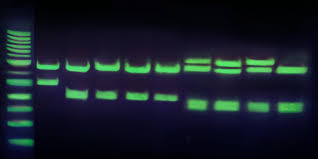
//> input picture gel2.jpg, 318 x 159 px
$ ./main ../gel2.jpg   (built with g++ and OpenCV 4)
//> lines starting //> are read from the running program, lines starting //| are printed output that depends on the picture; after the words box and inside, x2 and y2 are one past the last pixel; in counts of white or black regions, pixels touching at a corner belong together
//> further down, src is the input picture: 159 rows x 318 cols, CV_8UC3; mean B, G, R 39.1, 30.5, 21.8
#include "opencv2/core.hpp"
#include "opencv2/imgproc.hpp"
#include "opencv2/highgui.hpp"
#include "opencv2/imgcodecs.hpp"
#include <iostream>

static const int NUM_COLOURS = 8;
static const int THRESHOLD = 3; // between 1 and NUM_COLOURS inclusive, lower is more selective

// Function declarations
void drawAxis(cv::Mat&, cv::Point, cv::Point, const cv::Scalar &, float);
double getOrientation(const std::vector<cv::Point> &, cv::Mat &);
cv::Mat colorQuantize(const cv::Mat &src, cv::Mat &dst);
void showContours(cv::Mat &src);

// [56 lines left out: functions drawAxis, getOrientation, not called in this run]

// https://answers.opencv.org/question/182006/opencv-c-k-means-color-clustering/
cv::Mat colorQuantize(const cv::Mat &src, cv::Mat &dst) {
    cv::Mat data;
    src.convertTo(data, CV_32F);
    data = data.reshape(1, static_cast<int>(data.total()));

    cv::TermCriteria criteria(cv::TermCriteria::EPS + cv::TermCriteria::MAX_ITER, 10, 1.0);
    cv::Mat labels, centres;
    cv::kmeans(data, NUM_COLOURS, labels, criteria, 10, cv::KMEANS_RANDOM_CENTERS, centres);
//> centres = [[43.83, 17.81, 19.9], [51.73, 24.37, 29.34], [69.61, 67.79, 47.84], [29.9, 9.9, 10.91], [99.88, 194.8, 84.31], [83.44, 127.9, 61.29], [62.39, 34.38, 36.12], [10.76, 3.42, 2.99]]

    centres = centres.reshape(3, centres.rows);
    data = data.reshape(3, data.rows);
    cv::Mat intensities;
    cv::cvtColor(centres, intensities, cv::COLOR_BGR2GRAY);
//> intensities = [21.4, 28.97, 62.03, 12.48, 150.9, 102.9, 38.09, 4.13]
    cv::sort(intensities, intensities, cv::SORT_EVERY_COLUMN + cv::SORT_ASCENDING);
//> intensities = [4.13, 12.48, 21.4, 28.97, 38.09, 62.03, 102.9, 150.9]

    auto *p = data.ptr<cv::Vec3f>();
    for (size_t i = 0; i < data.rows; i++) {
        int centreId = labels.at<int>(static_cast<int>(i));
        p[i] = centres.at<cv::Vec3f>(centreId);
    }

    dst = data.reshape(3, src.rows);
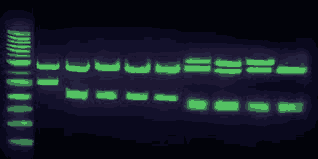
//> dst: 159 rows x 318 cols, CV_32FC3; mean B, G, R 39.1, 30.5, 21.8
    dst.convertTo(dst, CV_8U);
//> dst: 159 rows x 318 cols, CV_8UC3

    return intensities;
}

void showContours(cv::Mat &src) {
    cv::Mat quantized, intensities;
    intensities = colorQuantize(src, quantized);
    int thresh = static_cast<int>(intensities.at<float>(NUM_COLOURS - THRESHOLD)) - 2;
//> thresh = 60

    // Convert image to grayscale
    cv::Mat gray;
    cv::cvtColor(quantized, gray, cv::COLOR_BGR2GRAY);
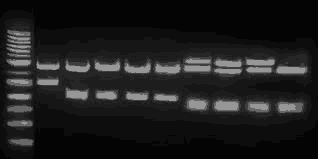
//> gray: 159 rows x 318 cols, CV_8UC1; min 4, max 151, mean 29

    // Convert image to binary
    cv::Mat bw;
    threshold(gray, bw, thresh, 255, cv::THRESH_BINARY);
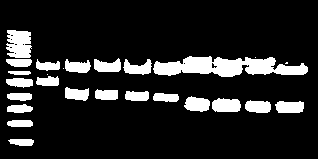
//> bw: 159 rows x 318 cols, CV_8UC1; 14.1% white; 26 white regions (4 under 20 px), largest, box (x1, y1, x2, y2) and area: (153, 56, 308, 77) 2062, (6, 30, 32, 58) 590, (212, 98, 241, 112) 349

    // Find all the contours in the threshold range
//> (the run ends here: the program needs code that is not available in this run, at `std::__1::vector<std::__1::vector<cv::Point>> contours;`)

$ run again, on gel4.jpg
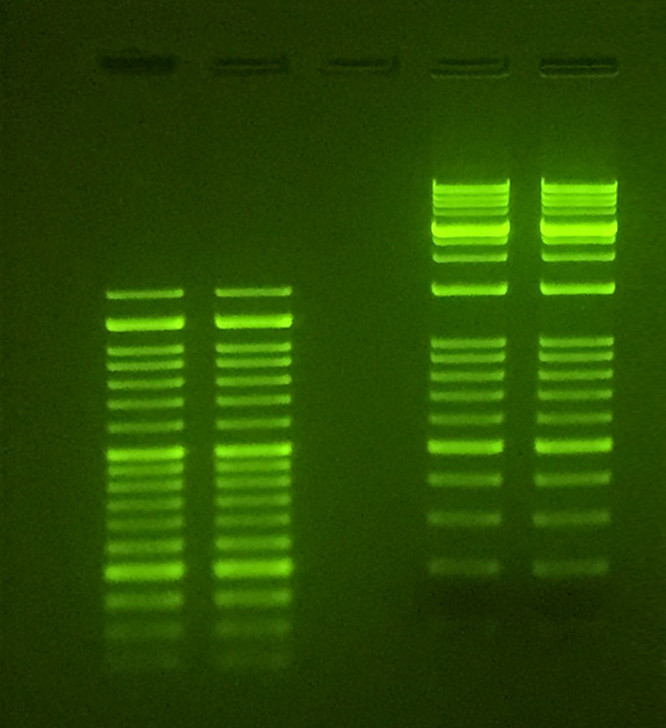
//> input picture gel4.jpg, 666 x 728 px
//> src is the input picture: 728 rows x 666 cols, CV_8UC3; mean B, G, R 2.3, 77.2, 41.2
//> centres = [[4.65, 128.7, 66.31], [16.54, 241.6, 146.8], [10.99, 201, 111.1], [1.43, 67.06, 35.61], [1.25, 50.45, 29.37], [1.59, 83.54, 41.17], [1.99, 102.3, 49.08], [11.27, 159.6, 87.29]]
//> in colorQuantize, `cv::cvtColor(centres, intensities, cv::COLOR_BGR2GRAY);`: intensities = [95.92, 187.6, 152.5, 50.17, 38.54, 61.53, 74.93, 121.1]
//> in colorQuantize, `cv::sort(intensities, intensities, cv::SORT_EVERY_COLUMN + cv::SORT_AS..`: intensities = [38.54, 50.17, 61.53, 74.93, 95.92, 121.1, 152.5, 187.6]
//> thresh = 119
//> in showContours, `cv::cvtColor(quantized, gray, cv::COLOR_BGR2GRAY);`:
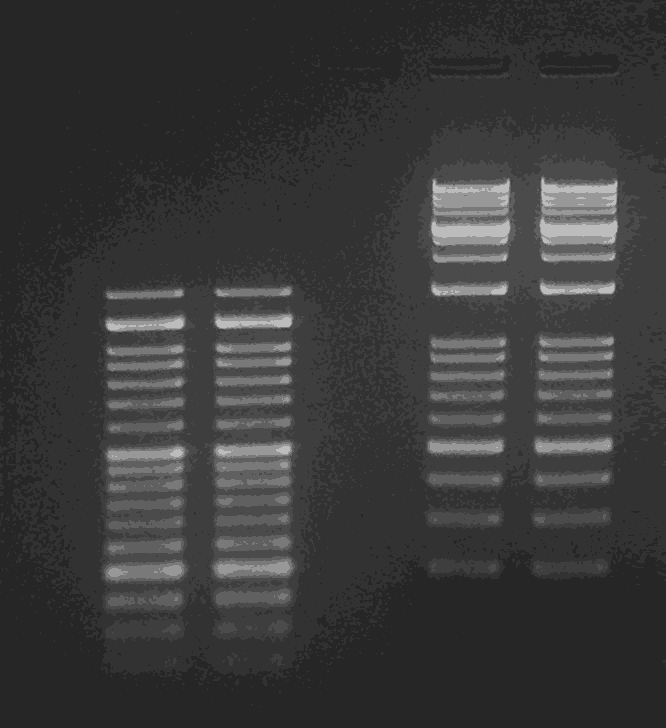
//> gray: 728 rows x 666 cols, CV_8UC1; min 38, max 188, mean 57.7
//> in showContours, `threshold(gray, bw, thresh, 255, cv::THRESH_BINARY);`:
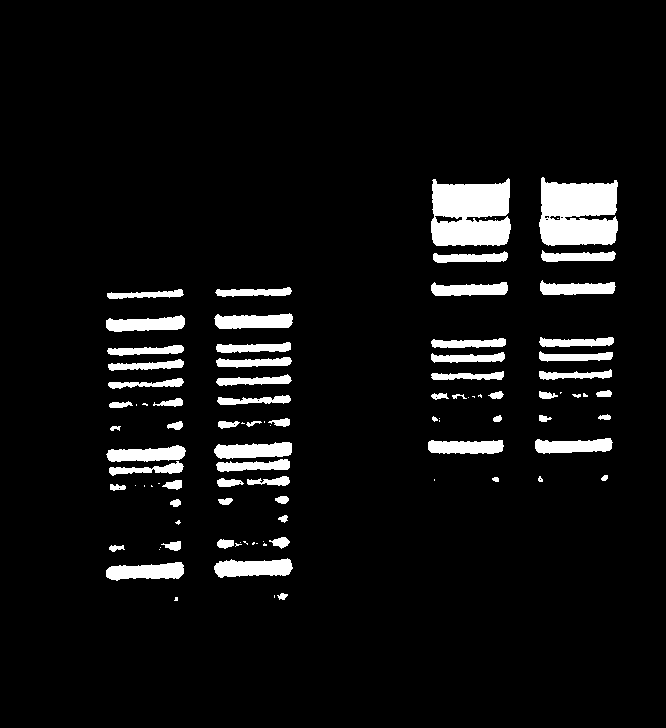
//> bw: 728 rows x 666 cols, CV_8UC1; 6.5% white; 96 white regions (32 under 20 px), largest, box (x1, y1, x2, y2) and area: (431, 178, 511, 246) 4510, (539, 177, 618, 246) 4494, (214, 558, 293, 578) 1158
